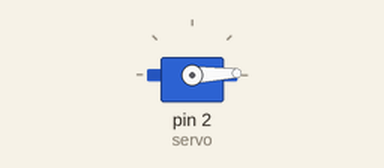
Recording of a sketch running on a simulated Arduino Uno, built with avr-gcc and run on an emulated ATmega328P. Parts: servo.

Above: at 0.05 s.
At 0.9 s:
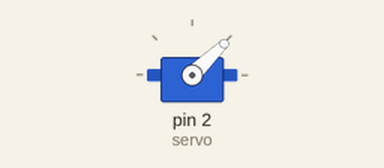
At 1.8 s:
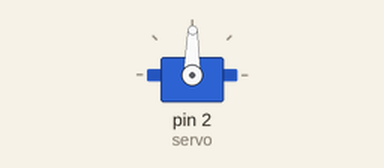
At 3.6 s:
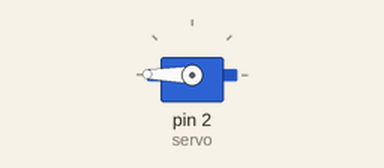
Timing chart, 0 to 8.3 s (numbered marks = the images above):
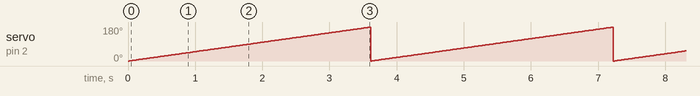

The sketch:

dcmotor.ino
```cpp
#include<Servo.h>
Servo servo;

void setup()
{
  servo.attach(2);
}

void loop()
{
for(int i=0;i<180;i+=1)
{
servo.write(i);
delay(20);
}
}
```

Measured:
- by itself, servo on pin 2 (servo): ramps from 0° to 179° and jumps back, once every 3.6 s
